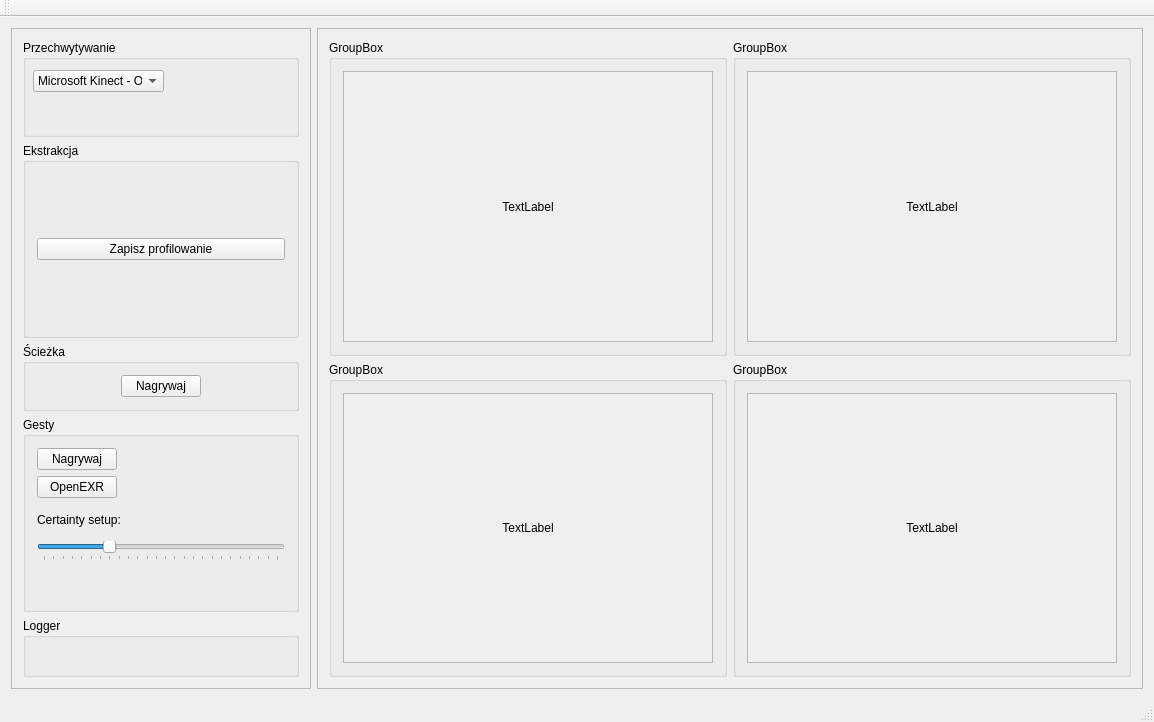
<?xml version="1.0" encoding="UTF-8"?>
<ui version="4.0">
 <class>MainWindowClass</class>
 <widget class="QMainWindow" name="MainWindowClass">
  <property name="geometry">
   <rect>
    <x>0</x>
    <y>0</y>
    <width>1154</width>
    <height>722</height>
   </rect>
  </property>
  <property name="windowTitle">
   <string>MainWindow</string>
  </property>
  <property name="documentMode">
   <bool>false</bool>
  </property>
  <widget class="QWidget" name="centralWidget">
   <layout class="QVBoxLayout" name="verticalLayout_11">
    <item>
     <layout class="QHBoxLayout" name="horizontalLayout_2">
      <item>
       <widget class="QFrame" name="frame_2">
        <property name="minimumSize">
         <size>
          <width>300</width>
          <height>0</height>
         </size>
        </property>
        <property name="frameShape">
         <enum>QFrame::StyledPanel</enum>
        </property>
        <property name="frameShadow">
         <enum>QFrame::Raised</enum>
        </property>
        <layout class="QVBoxLayout" name="verticalLayout" stretch="1,2,0,2,0">
         <item>
          <widget class="QGroupBox" name="groupBox_2">
           <property name="title">
            <string>Przechwytywanie</string>
           </property>
           <widget class="QComboBox" name="comboBox">
            <property name="geometry">
             <rect>
              <x>10</x>
              <y>30</y>
              <width>131</width>
              <height>22</height>
             </rect>
            </property>
            <item>
             <property name="text">
              <string>Microsoft Kinect - One</string>
             </property>
            </item>
            <item>
             <property name="text">
              <string>Microsoft Kinect - 360</string>
             </property>
            </item>
           </widget>
          </widget>
         </item>
         <item>
          <widget class="QGroupBox" name="groupBox_4">
           <property name="sizeIncrement">
            <size>
             <width>0</width>
             <height>0</height>
            </size>
           </property>
           <property name="title">
            <string>Ekstrakcja</string>
           </property>
           <layout class="QHBoxLayout" name="horizontalLayout">
            <item>
             <widget class="QPushButton" name="saveProfileButton">
              <property name="text">
               <string>Zapisz profilowanie</string>
              </property>
             </widget>
            </item>
           </layout>
          </widget>
         </item>
         <item>
          <widget class="QGroupBox" name="trackBox">
           <property name="title">
            <string>Ścieżka</string>
           </property>
           <layout class="QGridLayout" name="gridLayout_2">
            <item row="0" column="0">
             <widget class="QPushButton" name="recordButton">
              <property name="sizePolicy">
               <sizepolicy hsizetype="Fixed" vsizetype="Fixed">
                <horstretch>0</horstretch>
                <verstretch>0</verstretch>
               </sizepolicy>
              </property>
              <property name="text">
               <string>Nagrywaj</string>
              </property>
             </widget>
            </item>
           </layout>
          </widget>
         </item>
         <item>
          <widget class="QGroupBox" name="groupBox_3">
           <property name="title">
            <string>Gesty</string>
           </property>
           <layout class="QVBoxLayout" name="verticalLayout_12">
            <item>
             <widget class="QPushButton" name="saveGestureButton">
              <property name="sizePolicy">
               <sizepolicy hsizetype="Fixed" vsizetype="Fixed">
                <horstretch>0</horstretch>
                <verstretch>0</verstretch>
               </sizepolicy>
              </property>
              <property name="text">
               <string>Nagrywaj</string>
              </property>
             </widget>
            </item>
            <item>
             <widget class="QPushButton" name="exrButton">
              <property name="sizePolicy">
               <sizepolicy hsizetype="Fixed" vsizetype="Fixed">
                <horstretch>0</horstretch>
                <verstretch>0</verstretch>
               </sizepolicy>
              </property>
              <property name="text">
               <string>OpenEXR</string>
              </property>
             </widget>
            </item>
            <item>
             <widget class="QLabel" name="label">
              <property name="text">
               <string>Certainty setup:</string>
              </property>
             </widget>
            </item>
            <item>
             <widget class="QSlider" name="certainty">
              <property name="sizePolicy">
               <sizepolicy hsizetype="Fixed" vsizetype="Fixed">
                <horstretch>0</horstretch>
                <verstretch>0</verstretch>
               </sizepolicy>
              </property>
              <property name="maximumSize">
               <size>
                <width>250</width>
                <height>16777215</height>
               </size>
              </property>
              <property name="maximum">
               <number>250</number>
              </property>
              <property name="value">
               <number>70</number>
              </property>
              <property name="orientation">
               <enum>Qt::Horizontal</enum>
              </property>
              <property name="tickPosition">
               <enum>QSlider::TicksBelow</enum>
              </property>
              <property name="tickInterval">
               <number>0</number>
              </property>
             </widget>
            </item>
            <item>
             <widget class="QLabel" name="certaintyValue">
              <property name="text">
               <string/>
              </property>
              <property name="alignment">
               <set>Qt::AlignCenter</set>
              </property>
             </widget>
            </item>
           </layout>
          </widget>
         </item>
         <item>
          <widget class="QGroupBox" name="groupBox_8">
           <property name="title">
            <string>Logger</string>
           </property>
           <layout class="QVBoxLayout" name="verticalLayout_10">
            <item>
             <widget class="QLabel" name="debugLog">
              <property name="text">
               <string/>
              </property>
              <property name="scaledContents">
               <bool>true</bool>
              </property>
             </widget>
            </item>
           </layout>
          </widget>
         </item>
        </layout>
       </widget>
      </item>
      <item>
       <widget class="QFrame" name="frame">
        <property name="frameShape">
         <enum>QFrame::StyledPanel</enum>
        </property>
        <property name="frameShadow">
         <enum>QFrame::Raised</enum>
        </property>
        <layout class="QGridLayout" name="gridLayout">
         <item row="0" column="0">
          <widget class="QGroupBox" name="groupBox_5">
           <property name="title">
            <string>GroupBox</string>
           </property>
           <layout class="QVBoxLayout" name="verticalLayout_2">
            <item>
             <widget class="QScrollArea" name="scrollArea">
              <property name="widgetResizable">
               <bool>true</bool>
              </property>
              <widget class="QWidget" name="scrollAreaWidgetContents">
               <property name="geometry">
                <rect>
                 <x>0</x>
                 <y>0</y>
                 <width>370</width>
                 <height>259</height>
                </rect>
               </property>
               <layout class="QVBoxLayout" name="verticalLayout_6">
                <item>
                 <widget class="QLabel" name="depthImageBox">
                  <property name="text">
                   <string>TextLabel</string>
                  </property>
                  <property name="alignment">
                   <set>Qt::AlignCenter</set>
                  </property>
                 </widget>
                </item>
               </layout>
              </widget>
             </widget>
            </item>
           </layout>
          </widget>
         </item>
         <item row="0" column="1">
          <widget class="QGroupBox" name="groupBox_6">
           <property name="title">
            <string>GroupBox</string>
           </property>
           <layout class="QVBoxLayout" name="verticalLayout_3">
            <item>
             <widget class="QScrollArea" name="scrollArea_2">
              <property name="widgetResizable">
               <bool>true</bool>
              </property>
              <widget class="QWidget" name="scrollAreaWidgetContents_2">
               <property name="geometry">
                <rect>
                 <x>0</x>
                 <y>0</y>
                 <width>370</width>
                 <height>259</height>
                </rect>
               </property>
               <layout class="QVBoxLayout" name="verticalLayout_7">
                <item>
                 <widget class="QLabel" name="handImageBox">
                  <property name="text">
                   <string>TextLabel</string>
                  </property>
                  <property name="alignment">
                   <set>Qt::AlignCenter</set>
                  </property>
                 </widget>
                </item>
               </layout>
              </widget>
             </widget>
            </item>
           </layout>
          </widget>
         </item>
         <item row="1" column="0">
          <widget class="QGroupBox" name="groupBox">
           <property name="title">
            <string>GroupBox</string>
           </property>
           <layout class="QVBoxLayout" name="verticalLayout_4">
            <item>
             <widget class="QScrollArea" name="scrollArea_3">
              <property name="widgetResizable">
               <bool>true</bool>
              </property>
              <widget class="QWidget" name="scrollAreaWidgetContents_3">
               <property name="geometry">
                <rect>
                 <x>0</x>
                 <y>0</y>
                 <width>370</width>
                 <height>259</height>
                </rect>
               </property>
               <layout class="QVBoxLayout" name="verticalLayout_8">
                <item>
                 <widget class="QLabel" name="skeletonImageBox">
                  <property name="text">
                   <string>TextLabel</string>
                  </property>
                  <property name="alignment">
                   <set>Qt::AlignCenter</set>
                  </property>
                 </widget>
                </item>
               </layout>
              </widget>
             </widget>
            </item>
           </layout>
          </widget>
         </item>
         <item row="1" column="1">
          <widget class="QGroupBox" name="groupBox_7">
           <property name="title">
            <string>GroupBox</string>
           </property>
           <layout class="QVBoxLayout" name="verticalLayout_5">
            <item>
             <widget class="QScrollArea" name="scrollArea_4">
              <property name="widgetResizable">
               <bool>true</bool>
              </property>
              <widget class="QWidget" name="scrollAreaWidgetContents_4">
               <property name="geometry">
                <rect>
                 <x>0</x>
                 <y>0</y>
                 <width>370</width>
                 <height>259</height>
                </rect>
               </property>
               <layout class="QVBoxLayout" name="verticalLayout_9">
                <item>
                 <widget class="QLabel" name="matchedImageBox">
                  <property name="text">
                   <string>TextLabel</string>
                  </property>
                  <property name="alignment">
                   <set>Qt::AlignCenter</set>
                  </property>
                 </widget>
                </item>
               </layout>
              </widget>
             </widget>
            </item>
           </layout>
          </widget>
         </item>
        </layout>
       </widget>
      </item>
     </layout>
    </item>
   </layout>
  </widget>
  <widget class="QMenuBar" name="menuBar">
   <property name="geometry">
    <rect>
     <x>0</x>
     <y>0</y>
     <width>1154</width>
     <height>26</height>
    </rect>
   </property>
  </widget>
  <widget class="QToolBar" name="mainToolBar">
   <attribute name="toolBarArea">
    <enum>TopToolBarArea</enum>
   </attribute>
   <attribute name="toolBarBreak">
    <bool>false</bool>
   </attribute>
  </widget>
  <widget class="QStatusBar" name="statusBar"/>
 </widget>
 <layoutdefault spacing="6" margin="11"/>
 <resources>
  <include location="MainWindow.qrc"/>
 </resources>
 <connections/>
</ui>
